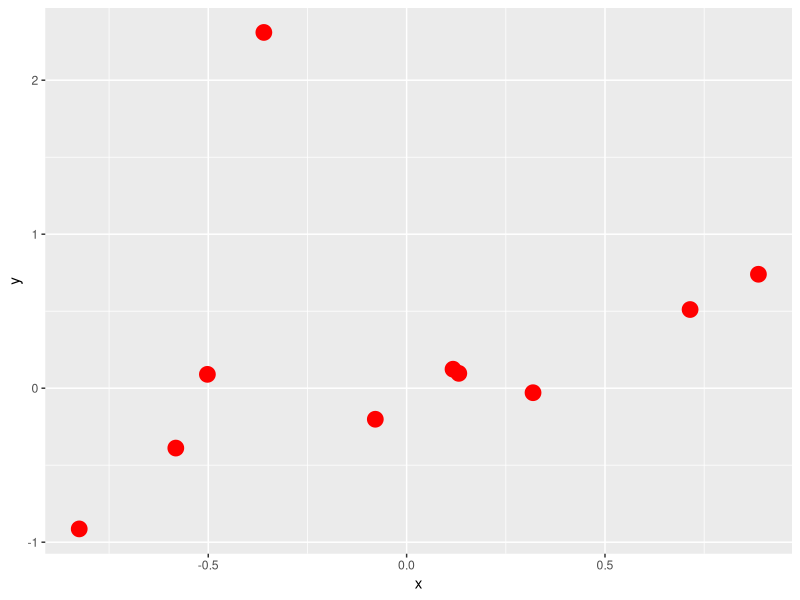

Reproduce this figure in R.
set.seed(100)
df1 <- data.frame(x = rnorm(10), 
                  y = rnorm(10))

library(ggplot2)
ggplot(df1, aes(x = x, y = y)) + 
  geom_point(size = 5,colour = "red")
  
